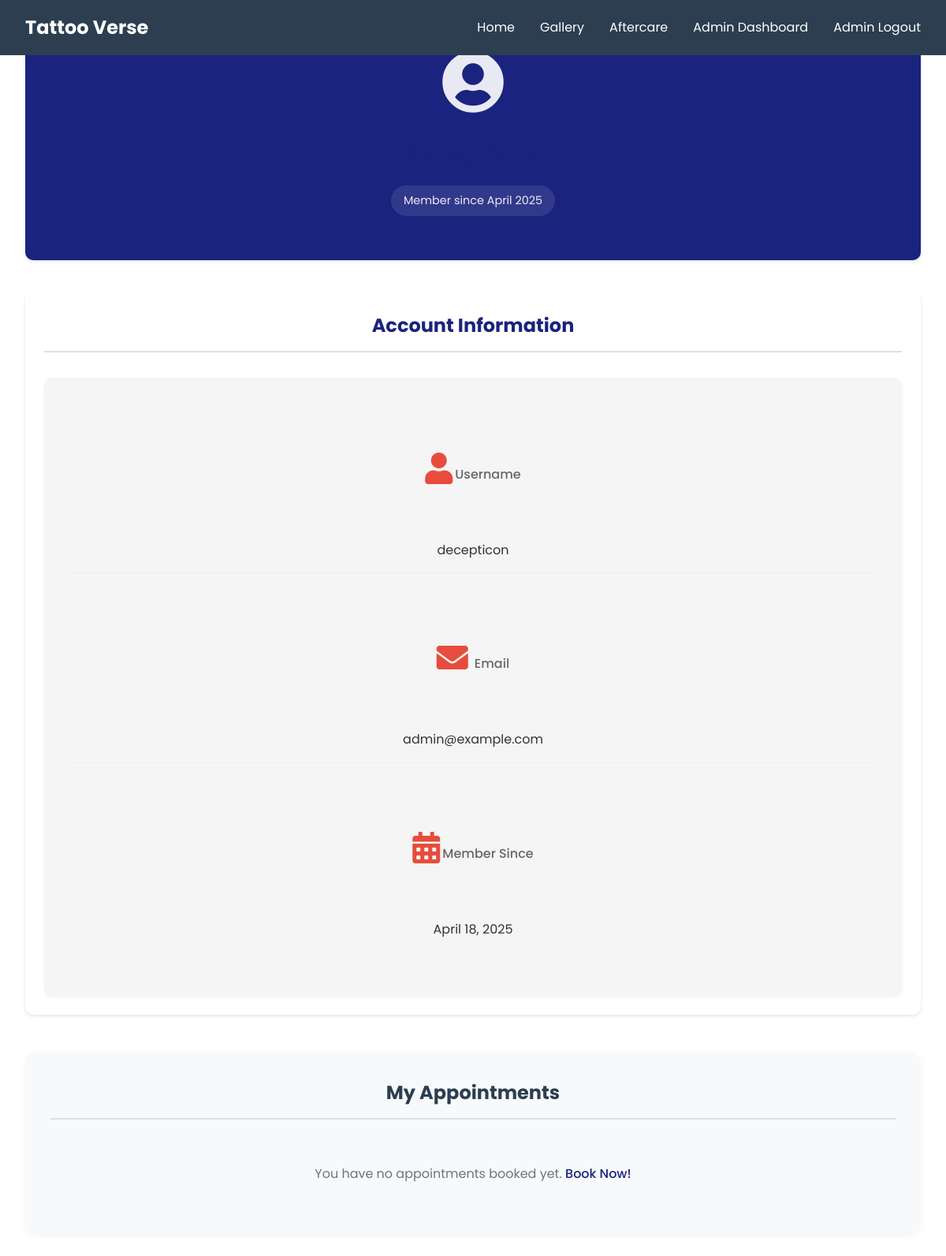
Screenshot of /tt/profile.php (signed in) with the database file from the repository.
### tables this page shows
CREATE TABLE `users` (
  `id` int(11) NOT NULL,
  `username` varchar(50) NOT NULL,
  `email` varchar(100) NOT NULL,
  `password` varchar(255) NOT NULL,
  `role` enum('client','artist','admin') NOT NULL DEFAULT 'client',
  `specialization` varchar(100) DEFAULT NULL,
  `image_path` varchar(255) DEFAULT NULL,
  `profile_image` varchar(255) DEFAULT NULL,
  `created_at` timestamp NOT NULL DEFAULT current_timestamp()
);

### tt/profile.php (the view, shortened to what this page needs)
<?php
include 'config/database.php';
$user_id = $_SESSION['user_id'];
try {
    $stmt = $pdo->prepare("SELECT username, email, created_at FROM users WHERE id = ?");
    $stmt->execute([$user_id]);
    $user = $stmt->fetch();
    $stmt = $pdo->prepare("
        SELECT
            app.id,
            app.service_type,
            app.appointment_date,
            app.appointment_time,
            app.status,
            COALESCE(u.username, 'Any Available') as artist_name
        FROM appointments app
        LEFT JOIN users u ON app.artist_id = u.id AND u.role = 'artist'
        WHERE app.user_id = ?
        ORDER BY app.appointment_date DESC, app.appointment_time DESC
    ");
    $stmt->execute([$user_id]);
    $appointments = $stmt->fetchAll(PDO::FETCH_ASSOC);
} catch(PDOException $e) {
    $error = "Failed to load profile data.";
    error_log($e->getMessage());
}
?>
<!DOCTYPE html>
<html lang="en">
<head>
    <link rel="stylesheet" href="css/style.css">
    <link rel="stylesheet" href="https://cdnjs.cloudflare.com/ajax/libs/font-awesome/5.15.4/css/all.min.css">
</head>
<body>
    <?php include 'includes/nav.php'; ?>
    <main class="profile-page">
        <div class="container">
            <div class="profile-header">
                <div class="profile-avatar">
                    <i class="fas fa-user-circle"></i>
                    <h1><?php echo htmlspecialchars($user['username']); ?></h1>
                    <span class="member-status">Member since <?php echo date('F Y', strtotime($user['created_at'])); ?></span>
                </div>
            </div>
            <div class="profile-section">
                <h2>Account Information</h2>
                <div class="info-card">
                    <div class="info-row">
                        <div class="info-label"><i class="fas fa-user"></i>Username</div>
                        <div class="info-value"><?php echo htmlspecialchars($user['username']); ?></div>
                    </div>
                    <div class="info-row">
                        <div class="info-label"><i class="fas fa-envelope"></i>Email</div>
                        <div class="info-value"><?php echo htmlspecialchars($user['email']); ?></div>
                    </div>
                    <div class="info-row">
                        <div class="info-label"><i class="fas fa-calendar-alt"></i>Member Since</div>
                        <div class="info-value"><?php echo date('F j, Y', strtotime($user['created_at'])); ?></div>
                    </div>
                </div>
            </div>
            <div class="profile-section appointments-section">
                <h2>My Appointments</h2>
                <?php if (empty($appointments)): ?>
                    <p class="no-appointments">You have no appointments booked yet. <a href="appointments.php">Book Now!</a></p>
                <?php endif; ?>
            </div>
        </div>
    </main>
</body>
</html>

### tt/css/style.css (style rules this page uses)
* { margin: 0; padding: 0; box-sizing: border-box; }
:root { --primary-color: #2c3e50; --secondary-color: #e74c3c; --text-color: #333; --light-bg: #f5f5f5; }
body { font-family: 'Poppins', sans-serif; line-height: 1.6; color: var(--text-color); }
.container { max-width: 1200px; margin: 0 auto; padding: 0 2rem; }
.profile-page { padding: 2rem 0; }
.profile-header { margin-bottom: 2.5rem; text-align: center; padding: 2rem; background: #1a237e; border-radius: 10px; color: white; box-shadow: 0 2px 4px rgba(0, 0, 0, 0.1); }
.profile-avatar { margin-bottom: 1.5rem; }
.profile-avatar i { font-size: 5rem; color: rgba(255, 255, 255, 0.9); margin-bottom: 1rem; }
.profile-avatar h1 { font-size: 2rem; margin: 0.5rem 0; color: white; }
.member-status { display: inline-block; background: rgba(255, 255, 255, 0.1); padding: 0.5rem 1rem; border-radius: 20px; font-size: 0.9rem; color: rgba(255, 255, 255, 0.9); }
.profile-header h1 { color: #1a237e; font-size: 2rem; margin-bottom: 1rem; }
.profile-section { background: #fff; border-radius: 10px; padding: 1.5rem; box-shadow: 0 2px 4px rgba(0, 0, 0, 0.1); }
.profile-section h2 { color: #1a237e; font-size: 1.5rem; margin-bottom: 2rem; padding-bottom: 0.75rem; border-bottom: 2px solid #e0e0e0; text-align: center; }
.profile-section.appointments-section { margin-top: 3rem; background: #f8f9fa; padding: 2rem; border-radius: 15px; }
.info-card { background: #f8f9fa; padding: 1.5rem; border-radius: 8px; box-shadow: 0 2px 4px rgba(0, 0, 0, 0.05); }
.info-row { display: flex; align-items: center; padding: 1rem; border-bottom: 1px solid #eee; }
.info-row:last-child { border-bottom: none; }
.info-label { flex: 0 0 150px; color: #666; font-weight: 500; display: flex; align-items: center; }
.info-label i { margin-right: 0.5rem; color: #1a237e; width: 20px; }
.info-value { flex: 1; color: #333; }
.no-appointments { text-align: center; color: #666; padding: 2rem; }
.no-appointments a { color: #1a237e; text-decoration: none; font-weight: 500; }
.info-row { margin-bottom: 1.5rem; }
.info-card { text-align: center; padding: 2rem; background-color: var(--light-bg); border-radius: 10px; transition: transform 0.3s; }
.info-card i { font-size: 2.5rem; color: var(--secondary-color); margin-bottom: 1rem; }
.info-row { display: flex; flex-direction: column; gap: 0.5rem; }

### tt/profile.php (style rules this page uses)
.appointments-section { margin-top: 2rem; background-color: #fff; padding: 2rem; border-radius: 8px; box-shadow: 0 2px 10px rgba(0,0,0,0.05); }
.appointments-section h2 { margin-top: 0; margin-bottom: 1.5rem; text-align: center; color: var(--primary-color); }
.no-appointments { text-align: center; color: #6c757d; margin-top: 1rem; }
.info-label { display: flex; align-items: center; gap: 10px; }
.info-card .info-row:nth-child(2) .info-label { gap: 20px; }

### rows the page displays
users: created_at "April 2025", username "decepticon", email "admin@example.com", created_at "April 18, 2025"
